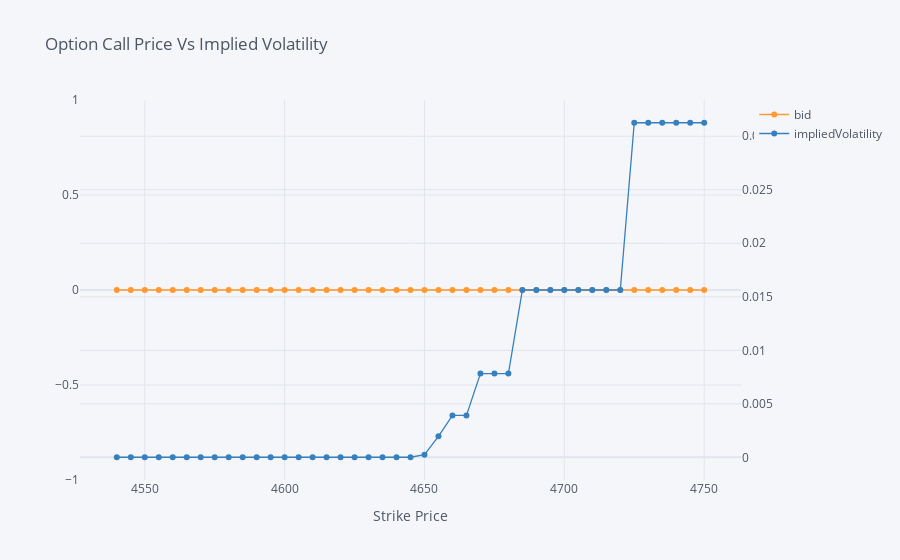

Notebook code cell kept with this figure:
### Code cell
sep[['bid', 'impliedVolatility']][:4750].iplot(secondary_y='impliedVolatility', mode='lines+markers', size=6,
                                               xTitle='Strike Price', title='Option Call Price Vs Implied Volatility')

### Figure 1 — Plotly figure (JSON) as saved in the notebook; plotly's stock layout.template omitted (floating-point values rounded to 4 significant figures)
{"data": [{"line": {"color": "rgba(255, 153, 51, 1.0)", "dash": "solid", "shape": "linear", "width": 1.3}, "marker": {"size": 6, "symbol": "circle"}, "mode": "lines+markers", "name": "bid", "text": "", "type": "scatter", "x": [4540, 4545, 4550, 4555, 4560, 4565, 4570, 4575, 4580, 4585, 4590, 4595, 4600, 4605, 4610, 4615, 4620, 4625, 4630, 4635, 4640, 4645, 4650, 4655, 4660, 4665, 4670, 4675, 4680, 4685, 4690, 4695, 4700, 4705, 4710, 4715, 4720, 4725, 4730, 4735, 4740, 4745, 4750], "y": [0, 0, 0, 0, 0, 0, 0, 0, 0, 0, 0, 0, 0, 0, 0, 0, 0, 0, 0, 0, 0, 0, 0, 0, 0, 0, 0, 0, 0, 0, 0, 0, 0, 0, 0, 0, 0, 0, 0, 0, 0, 0, 0]}, {"line": {"color": "rgba(55, 128, 191, 1.0)", "dash": "solid", "shape": "linear", "width": 1.3}, "marker": {"size": 6, "symbol": "circle"}, "mode": "lines+markers", "name": "impliedVolatility", "text": "", "type": "scatter", "x": [4540, 4545, 4550, 4555, 4560, 4565, 4570, 4575, 4580, 4585, 4590, 4595, 4600, 4605, 4610, 4615, 4620, 4625, 4630, 4635, 4640, 4645, 4650, 4655, 4660, 4665, 4670, 4675, 4680, 4685, 4690, 4695, 4700, 4705, 4710, 4715, 4720, 4725, 4730, 4735, 4740, 4745, 4750], "xaxis": "x", "y": [1e-05, 1e-05, 1e-05, 1e-05, 1e-05, 1e-05, 1e-05, 1e-05, 1e-05, 1e-05, 1e-05, 1e-05, 1e-05, 1e-05, 1e-05, 1e-05, 1e-05, 1e-05, 1e-05, 1e-05, 1e-05, 1e-05, 0.0002541, 0.001963, 0.003916, 0.003916, 0.007822, 0.007822, 0.007822, 0.01563, 0.01563, 0.01563, 0.01563, 0.01563, 0.01563, 0.01563, 0.01563, 0.03126, 0.03126, 0.03126, 0.03126, 0.03126, 0.03126], "yaxis": "y2"}], "layout": {"legend": {"bgcolor": "#F5F6F9", "font": {"color": "#4D5663"}}, "paper_bgcolor": "#F5F6F9", "plot_bgcolor": "#F5F6F9", "title": {"font": {"color": "#4D5663"}, "text": "Option Call Price Vs Implied Volatility"}, "xaxis": {"gridcolor": "#E1E5ED", "showgrid": true, "tickfont": {"color": "#4D5663"}, "title": {"font": {"color": "#4D5663"}, "text": "Strike Price"}, "zerolinecolor": "#E1E5ED"}, "yaxis": {"gridcolor": "#E1E5ED", "showgrid": true, "tickfont": {"color": "#4D5663"}, "title": {"font": {"color": "#4D5663"}, "text": ""}, "zerolinecolor": "#E1E5ED"}, "yaxis2": {"anchor": "x", "gridcolor": "#E1E5ED", "overlaying": "y", "showgrid": true, "side": "right", "tickfont": {"color": "#4D5663"}, "title": {"text": ""}, "zerolinecolor": "#E1E5ED"}}}
